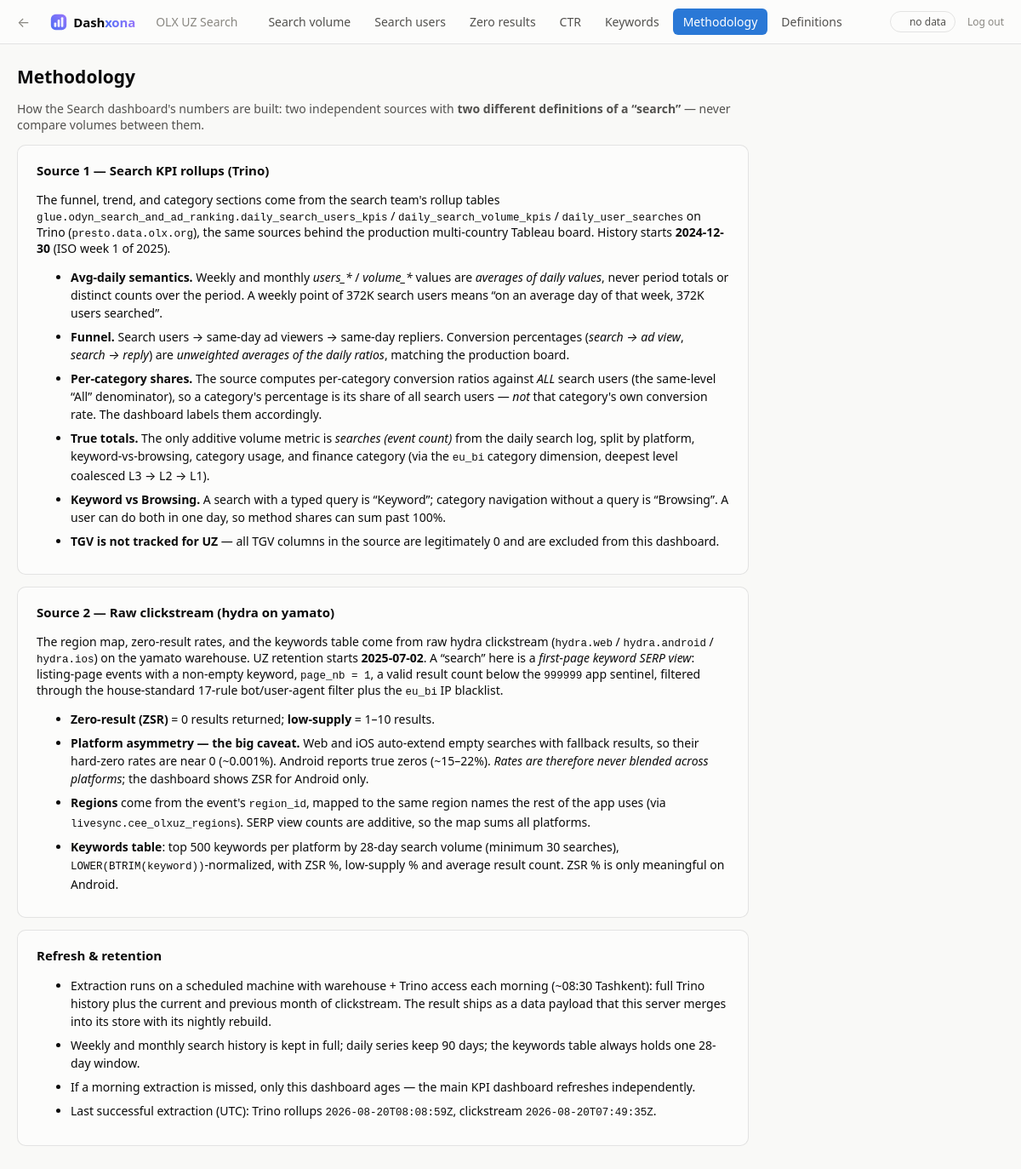
The app's page /search/methodology (signed in), older data.
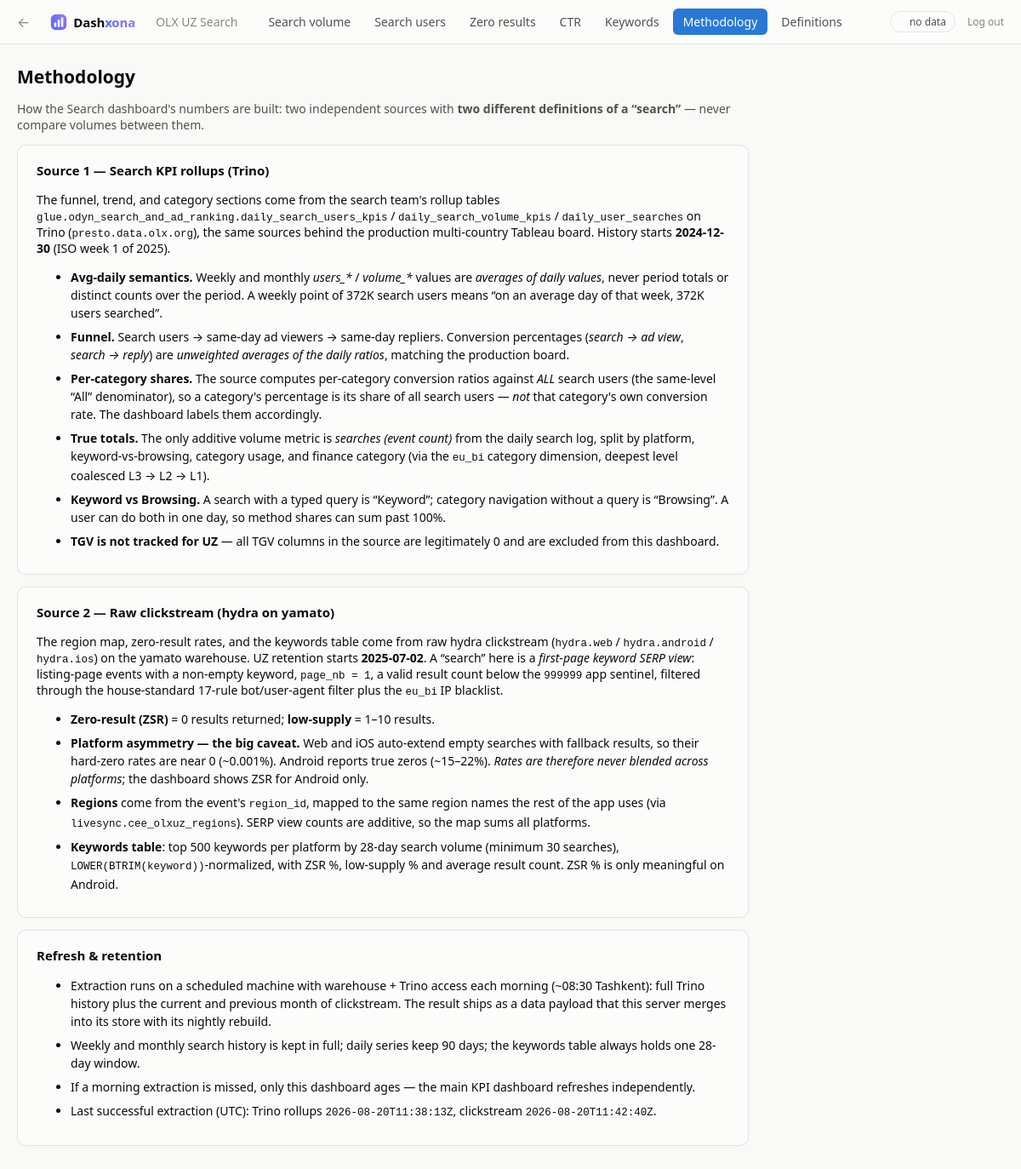
The same page, newer data.
### tables this page shows
CREATE TABLE meta (
  metric           TEXT PRIMARY KEY,
  status           TEXT NOT NULL,
  extracted_at_utc TEXT,
  latest_period    TEXT,
  rows             INTEGER,
  error            TEXT
);

### webapp/app.py (the view)
    @app.route("/search/methodology")
    def search_methodology():
        built, age_h, level = data.freshness() if data.available() else (None, None, "missing")
        m = data.meta() if data.available() else {}
        extracted = {k: (m.get(k) or {}).get("extracted_at_utc")
                     for k in ("search_trino", "search_hydra")}
        return render_template(
            "search_methodology.html", tabs=SEARCH_TABS,
            active="search_methodology", built_at=built, age_hours=age_h,
            freshness=level, dash_title=SEARCH_DASH_TITLE, extracted=extracted,
        )

### webapp/data.py (called while the page is built)
def _conn():
    conn = sqlite3.connect("file:%s?mode=ro" % SNAPSHOT_PATH, uri=True)
    conn.row_factory = sqlite3.Row
    return conn

def available():
    try:
        conn = _conn()
        conn.execute("SELECT 1 FROM snapshot_info LIMIT 1")
        conn.close()
        return True
    except sqlite3.Error:
        return False

def snapshot_info():
    with _conn() as conn:
        return {r["key"]: r["value"] for r in conn.execute("SELECT key, value FROM snapshot_info")}

def meta():
    with _conn() as conn:
        return {
            r["metric"]: dict(r)
            for r in conn.execute("SELECT * FROM meta ORDER BY metric")
        }

def freshness():
    info = snapshot_info()
    built = info.get("built_at_utc")
    if not built:
        return None, None, "missing"
    dt = datetime.strptime(built, "%Y-%m-%dT%H:%M:%SZ").replace(tzinfo=timezone.utc)
    age_h = (datetime.now(timezone.utc) - dt).total_seconds() / 3600.0
    level = "green" if age_h < 36 else ("amber" if age_h < 72 else "red")
    return built, round(age_h, 1), level

### webapp/templates/search_methodology.html
{% extends "base.html" %}
{% block content %}
<div class="method">
<h2 class="dict-title">Methodology</h2>
<p class="dict-intro">
  How the Search dashboard's numbers are built: two independent sources with
  <strong>two different definitions of a “search”</strong> — never compare
  volumes between them.
</p>
<section>
  <h3>Source 1 — Search KPI rollups (Trino)</h3>
  <p>
    The funnel, trend, and category sections come from the search team's
    rollup tables
    <code>glue.odyn_search_and_ad_ranking.daily_search_users_kpis</code> /
    <code>daily_search_volume_kpis</code> / <code>daily_user_searches</code>
    on Trino (<code>presto.data.olx.org</code>), the same sources behind the
    production multi-country Tableau board. History starts
    <strong>2024-12-30</strong> (ISO week 1 of 2025).
  </p>
  <ul>
    <li><strong>Avg-daily semantics.</strong> Weekly and monthly
      <em>users_*</em> / <em>volume_*</em> values are <em>averages of daily
      values</em>, never period totals or distinct counts over the period. A
      weekly point of 372K search users means “on an average day of that
      week, 372K users searched”.</li>
    <li><strong>Funnel.</strong> Search users → same-day ad viewers →
      same-day repliers. Conversion percentages
      (<em>search&nbsp;→&nbsp;ad&nbsp;view</em>,
      <em>search&nbsp;→&nbsp;reply</em>) are <em>unweighted averages of the
      daily ratios</em>, matching the production board.</li>
    <li><strong>Per-category shares.</strong> The source computes per-category
      conversion ratios against <em>ALL</em> search users (the same-level
      “All” denominator), so a category's percentage is its share of all
      search users — <em>not</em> that category's own conversion rate. The
      dashboard labels them accordingly.</li>
    <li><strong>True totals.</strong> The only additive volume metric is
      <em>searches (event count)</em> from the daily search log, split by
      platform, keyword-vs-browsing, category usage, and finance category
      (via the <code>eu_bi</code> category dimension, deepest level
      coalesced L3&nbsp;→&nbsp;L2&nbsp;→&nbsp;L1).</li>
    <li><strong>Keyword vs Browsing.</strong> A search with a typed query is
      “Keyword”; category navigation without a query is “Browsing”. A user
      can do both in one day, so method shares can sum past 100%.</li>
    <li><strong>TGV is not tracked for UZ</strong> — all TGV columns in the
      source are legitimately 0 and are excluded from this dashboard.</li>
  </ul>
</section>
<section>
  <h3>Source 2 — Raw clickstream (hydra on yamato)</h3>
  <p>
    The region map, zero-result rates, and the keywords table come from raw
    hydra clickstream (<code>hydra.web</code> / <code>hydra.android</code> /
    <code>hydra.ios</code>) on the yamato warehouse. UZ retention starts
    <strong>2025-07-02</strong>. A “search” here is a <em>first-page keyword
    SERP view</em>: listing-page events with a non-empty keyword,
    <code>page_nb&nbsp;=&nbsp;1</code>, a valid result count below the
    <code>999999</code> app sentinel, filtered through the house-standard
    17-rule bot/user-agent filter plus the <code>eu_bi</code> IP blacklist.
  </p>
  <ul>
    <li><strong>Zero-result (ZSR)</strong> = 0 results returned;
      <strong>low-supply</strong> = 1–10 results.</li>
    <li><strong>Platform asymmetry — the big caveat.</strong> Web and iOS
      auto-extend empty searches with fallback results, so their hard-zero
      rates are near 0 (~0.001%). Android reports true zeros (~15–22%).
      <em>Rates are therefore never blended across platforms</em>; the
      dashboard shows ZSR for Android only.</li>
    <li><strong>Regions</strong> come from the event's <code>region_id</code>,
      mapped to the same region names the rest of the app uses (via
      <code>livesync.cee_olxuz_regions</code>). SERP view counts are additive,
      so the map sums all platforms.</li>
    <li><strong>Keywords table</strong>: top 500 keywords per platform by
      28-day search volume (minimum 30 searches),
      <code>LOWER(BTRIM(keyword))</code>-normalized, with ZSR %, low-supply %
      and average result count. ZSR % is only meaningful on Android.</li>
  </ul>
</section>
<section>
  <h3>Refresh &amp; retention</h3>
  <ul>
    <li>Extraction runs on a scheduled machine with warehouse + Trino access
      each morning (~08:30 Tashkent): full Trino history plus the current and
      previous month of clickstream. The result ships as a data payload that
      this server merges into its store with its nightly rebuild.</li>
    <li>Weekly and monthly search history is kept in full; daily series keep
      90 days; the keywords table always holds one 28-day window.</li>
    <li>If a morning extraction is missed, only this dashboard ages — the
      main KPI dashboard refreshes independently.</li>
    <li>Last successful extraction (UTC):
      Trino rollups <code>{{ extracted.search_trino or "–" }}</code>,
      clickstream <code>{{ extracted.search_hydra or "–" }}</code>.</li>
  </ul>
</section>
</div>
{% endblock %}

### webapp/templates/base.html (shortened to what this page needs)
<!doctype html>
<html lang="en">
<head>
<link rel="stylesheet" href="{{ url_for('static', filename='style.css') }}">
</head>
<body>
<header class="topbar">
  <a class="back" href="/" title="All dashboards">←</a>
  <span class="brand">
    <span class="wordmark">Dash<span class="x">xona</span></span>
  </span>
  <span class="dash-title">{{ dash_title or "OLX UZ KPI dashboard" }}</span>
  <nav class="tabs">
    {% for tab_id, path, label in tabs %}
    <a href="{{ path }}{% if filter_qs is defined and filter_qs and tab_id != 'dictionary' %}{{ filter_qs }}{% endif %}"
       class="tab {{ 'active' if tab_id == active }}">{{ label }}</a>
    {% endfor %}
  </nav>
  <div class="topbar-right">
    {% if freshness %}
    <span class="fresh fresh-{{ freshness }}" title="Snapshot built {{ built_at }} UTC">
      {% if age_hours is not none %}data {{ age_hours }}h old{% else %}no data{% endif %}
    </span>
    {% endif %}
    <a class="logout" href="{{ url_for('logout') }}">Log out</a>
  </div>
</header>
<main>
{% block content %}{% endblock %}
</main>
</body>
</html>

### webapp/static/style.css (style rules this page uses)
:root { color-scheme: light; --page: #f9f9f7; --surface: #fcfcfb; --ink: #0b0b0b; --ink-2: #52514e; --muted: #898781; --grid: #e1e0d9; --baseline: #c3c2b7; --border: rgba(11, 11, 11, 0.10); --good: #006300; --bad: #d03b3b; --accent: #2a78d6; --series-1: #2a78d6; --series-2: #eb6834; --series-3: #1baf7a; --series-4: #eda100; --series-5: #e87ba4; --series-6: #008300; --series-7: #4a3aa7; --series-8: #e34948; --spark: #c3c2b7; --diverge-neg: #e34948; --fresh-green: #0ca30c; --fresh-amber: #fab219; --fresh-red: #d03b3b; }
* { box-sizing: border-box; }
body { margin: 0; background: var(--page); color: var(--ink); font-family: system-ui, -apple-system, "Segoe UI", sans-serif; font-size: 14px; }
.topbar { display: flex; align-items: center; gap: 24px; padding: 10px 20px; background: var(--surface); border-bottom: 1px solid var(--border); position: sticky; top: 0; z-index: 10; flex-wrap: wrap; }
.topbar .back { font-size: 16px; text-decoration: none; color: var(--muted); }
.brand { display: flex; align-items: center; gap: 7px; font-weight: 800; font-size: 15px; letter-spacing: -.01em; white-space: nowrap; }
.brand svg { display: block; }
.brand .x { background: linear-gradient(100deg, #4c6ef5, #9775fa); -webkit-background-clip: text; background-clip: text; color: transparent; }
.dash-title { color: var(--muted); white-space: nowrap; overflow: hidden; text-overflow: ellipsis; max-width: 22ch; }
.tabs { display: flex; gap: 4px; flex-wrap: wrap; }
.tab { padding: 6px 12px; border-radius: 6px; color: var(--ink-2); text-decoration: none; }
.tab.active { background: var(--accent); color: #fff; }
.topbar-right { margin-left: auto; display: flex; align-items: center; gap: 14px; }
.fresh { font-size: 12px; color: var(--ink-2); padding: 3px 10px 3px 22px; border: 1px solid var(--border); border-radius: 999px; position: relative; }
.fresh::before { content: ""; position: absolute; left: 9px; top: 50%; transform: translateY(-50%); width: 8px; height: 8px; border-radius: 50%; }
.logout { color: var(--muted); font-size: 12px; text-decoration: none; }
main { max-width: 1280px; margin: 0 auto; padding: 20px; }
.dict-title { margin: 4px 0 6px; }
.dict-intro { color: var(--ink-2); max-width: 860px; }
.method { max-width: 860px; }
.method section { background: var(--surface); border: 1px solid var(--border); border-radius: 10px; padding: 4px 22px 14px; margin-bottom: 14px; }
.method h3 { font-size: 15px; }
.method li { margin-bottom: 7px; line-height: 1.5; }
.method code { font-size: 12.5px; }

Row changes from the older to the newer data that the page shows:
changed meta (number 1 of 2 on the later page): extracted_at_utc "2026-08-20T08:08:59Z" → "2026-08-20T11:38:13Z"
changed meta (number 2 of 2 on the later page): extracted_at_utc "2026-08-20T07:49:35Z" → "2026-08-20T11:42:40Z"
